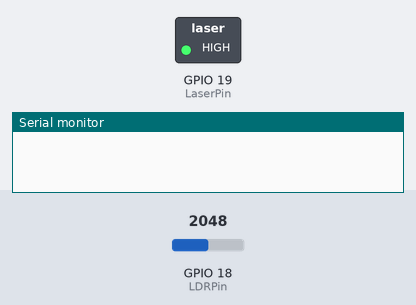
Recording of a sketch running on a simulated ESP32. Shown: switched loads named in the sketch (green lamp = pin HIGH), the last lines printed to the serial monitor. The inputs (shaded band) are chosen by the test bench; at power-on: GPIO 18 (LDRPin) = 2048.

Above: at 1.0 s.
At 5.5 s:
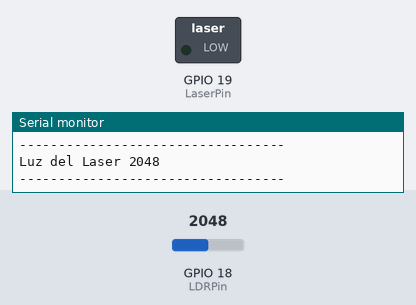
Timing chart, 0 to 6.9 s (numbered marks = the images above):
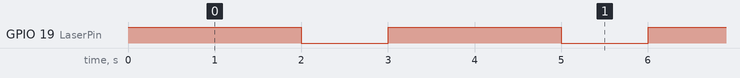

The sketch:

SensorLaser.ino
```cpp
const int LDRPin = 18;
const int LaserPin = 19;
int y;

/*void setup() {
  pinMode(LaserPin, OUTPUT);
}
void loop() {
  digitalWrite(LaserPin, HIGH);
  delay(1000);
  digitalWrite(LaserPin, LOW);
  delay(1000);
}*/

void setup() {
  pinMode(LaserPin, OUTPUT);  //definir pin como salida
  pinMode(LDRPin, INPUT);
  Serial.begin(115200);
}

void loop(){
  digitalWrite(LaserPin, HIGH);
  delay(1000);
  int ldrStatus = analogRead(LDRPin); //Guarda el valor analógico
  //y = map(ldrStatus, 100, 450, 255, 0); //100-450 a 255-0
  Serial.print("Luz del Laser ");
  Serial.println(ldrStatus);
  Serial.println("----------------------------------");
  delay(1000);
  digitalWrite(LaserPin, LOW);
  delay(1000);

}
```

Measured:
- by itself, GPIO 19 (LaserPin): alternates HIGH for 2.0 s and LOW for 1.0 s
